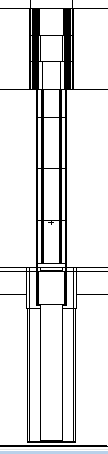
#> input picture piscina.PNG, 108 x 454 px
$ jupyter execute --allow-errors fmesh_plot.ipynb
#> lines starting #> are read from the running program, lines starting #| are printed output that depends on the picture; after the words box and inside, x2 and y2 are one past the last pixel; in counts of white or black regions, pixels touching at a corner belong together
[cell 1]
import numpy as np
import matplotlib.pyplot as plt
import matplotlib as mpl
from matplotlib.colors import LogNorm
from PIL import Image
import os

[cell 2]
ZOOM = 'no'
cut_value=0.5
y_min_real=-15.0
y_max_real=15.0
z_min_real=54.
z_max_real=75.

## Leitura do arquivo mesh

#> (a cell that did not finish here is left out)

## Sem ZOOM

#> (a cell that did not finish here is left out)

## Função que define a transparencia na img

[cell 5]
def alpha_proc(img):
# processo para tranformar a parte branca da imagem em transparente
   alpha = np.zeros((len(img), len(img[0])))

   for i in range(len(img)):
      for j in range(len(img[i])):
        if img[i][j] > 200:  # valor de corte para definir se é branco
            alpha[i][j] = 0   # colocando como transparente
        else:
           alpha[i][j] = 1    #  caso contrário opaco
   return alpha

## Abrindo a imagem e aplicando função alpha

[cell 6]
def get_outilines(file):
#> called with file = 'piscina.PNG'
    image = Image.open(file)
#> image is the input picture: PIL image 108x454 RGBA; mean R, G, B, A 225.4, 225.6, 225.7, 255
    image = np.array(image)
    Ly_img = len(image[0])
#> Ly_img = 108
    Lz_img = len(image)
#> Lz_img = 454
    if ZOOM=="YES" or ZOOM=="yes":
        image=image[w_max*Lz_img//len(z_length):w_min*Lz_img//len(z_length),v_min*Ly_img//len(y_length):v_max*Ly_img//len(y_length)]
    image = image[:,:,1]
#> image: shape (454, 108)
    alpha = alpha_proc(image)
#> in alpha_proc, `alpha = np.zeros((len(img), len(img[0])))`: alpha: shape (454, 108) float64; every value is 0
#> after the loop in alpha_proc, `for i in range(len(img)):`:
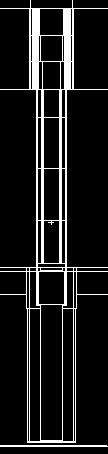
#> alpha: shape (454, 108) float64; values 0 (black) and 1 (white), 11.4% white; 2 white regions, box (x1, y1, x2, y2) and area: (0, 0, 108, 443) 5373, (0, 445, 108, 447) 215

    return image, alpha

#> (the rest of this cell did not finish here and is left out)
